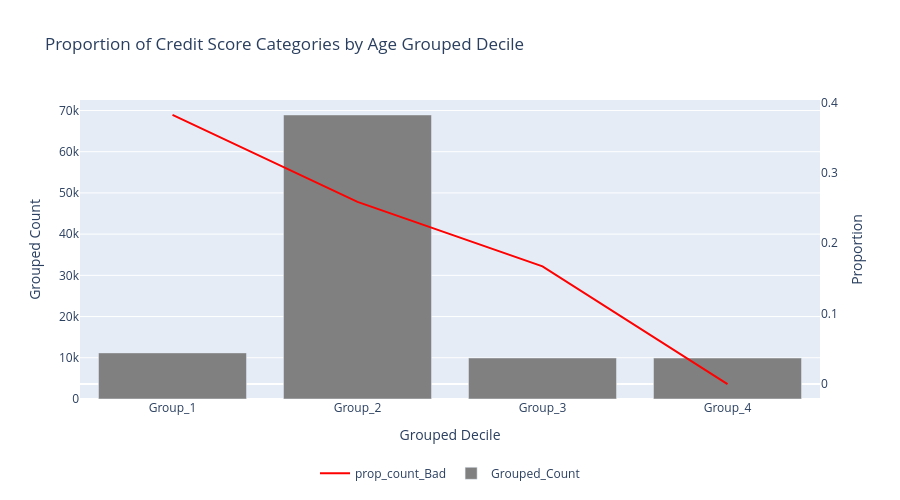

The notebook cell saved with this chart:
### Code cell
chart_types = {
    "prop_count_Bad": "line",  
    "Grouped_Count": "bar"    
}

fig = plot_interactive_chart(
    df=grouped_summary,  
    y_columns=["prop_count_Bad", "Grouped_Count"],  
    x_column="Grouped_Decile",  
    chart_types=chart_types, 
    title="Proportion of Credit Score Categories by Age Grouped Decile",
    x_title="Grouped Decile",
    y_title="Grouped Count",  
    y2_title="Proportion",   
    secondary_y=["prop_count_Bad"],  
    width=900,
    height=500,
    custom_colors={"prop_count_Bad": "red", "Grouped_Count": "gray"}  
)

fig.show()

### Figure 1 — Plotly figure (JSON) as saved in the notebook; plotly's stock layout.template omitted (floating-point values rounded to 4 significant figures)
{"data": [{"line": {"color": "red"}, "mode": "lines", "name": "prop_count_Bad", "type": "scatter", "x": ["Group_1", "Group_2", "Group_3", "Group_4"], "y": [0.3821, 0.2587, 0.1671, 0.0], "yaxis": "y2"}, {"marker": {"color": "gray"}, "name": "Grouped_Count", "type": "bar", "x": ["Group_1", "Group_2", "Group_3", "Group_4"], "y": [11188, 68917, 9955, 9940], "yaxis": "y"}], "layout": {"height": 500, "legend": {"orientation": "h", "x": 0.5, "xanchor": "center", "y": -0.2, "yanchor": "top"}, "title": {"text": "Proportion of Credit Score Categories by Age Grouped Decile"}, "width": 900, "xaxis": {"title": {"text": "Grouped Decile"}}, "yaxis": {"title": {"text": "Grouped Count"}}, "yaxis2": {"overlaying": "y", "showgrid": false, "side": "right", "title": {"text": "Proportion"}}}}
